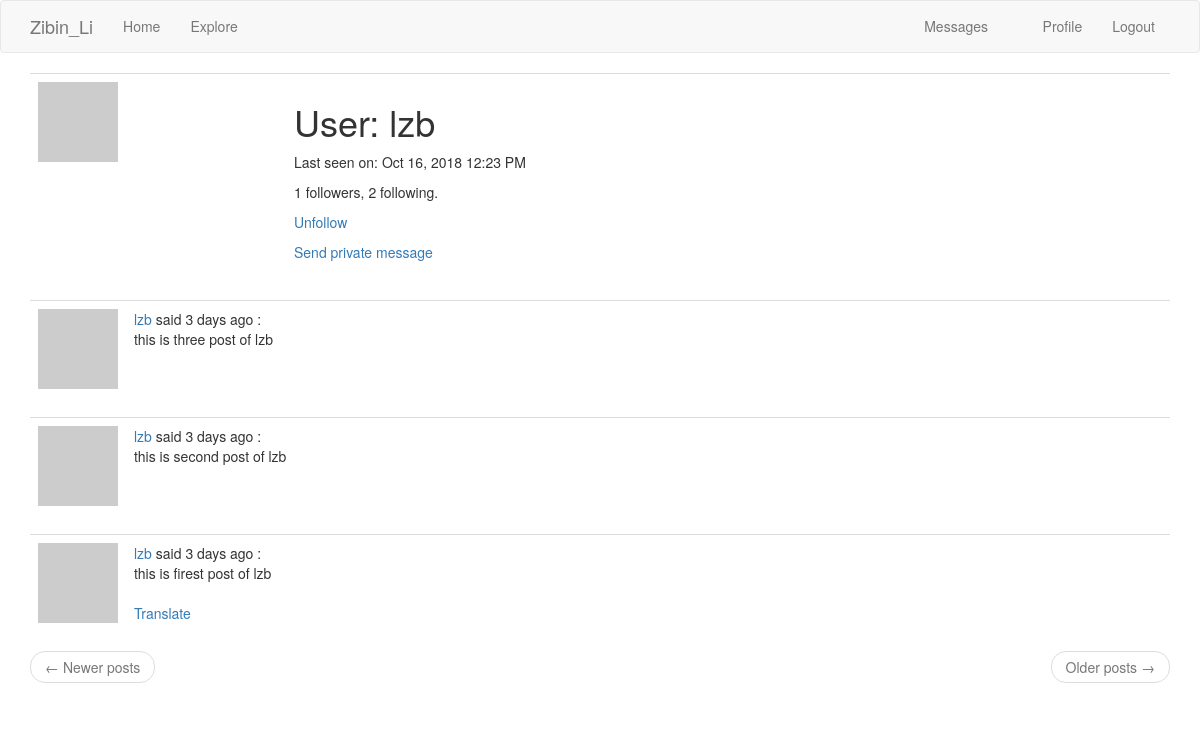
Screenshot of /user/lzb (signed in) with the database file from the repository.
### app/models.py (models this page shows, shortened)
class PaginatedAPIMixin(object):
    @staticmethod
    def to_collection_dict(query, page, per_page, endpoint, **kwargs):
        resources = query.paginate(page, per_page, False)
        data = {
            'items': [item.to_dict() for item in resources.items],
            '_meta': {
                'page': page,
                'per_page': per_page,
                'total_pages': resources.pages,
                'total_items': resources.total
            },
            '_links': {
                'self': url_for(endpoint, page=page, per_page=per_page,
                                **kwargs),
                'next': url_for(endpoint, page=page + 1, per_page=per_page,
                                **kwargs) if resources.has_next else None,
                'prev': url_for(endpoint, page=page - 1, per_page=per_page,
                                **kwargs) if resources.has_prev else None
            }
        }
        return data

class User(PaginatedAPIMixin, UserMixin, db.Model):
    id = db.Column(db.Integer, primary_key=True)
    username = db.Column(db.String(64), index=True, unique=True)
    email = db.Column(db.String(120), index=True, unique=True)
    password_hash = db.Column(db.String(128))
    about_me = db.Column(db.String(14))
    last_seen = db.Column(db.DateTime, default=datetime.utcnow)
    last_message_read_time = db.Column(db.DateTime)
    """this token is use by USER API"""
    token = db.Column(db.String(32), index=True, unique=True)
    token_expiration = db.Column(db.DateTime)
    """ define TABLE-posts AND TABLE-user Relationship"""
    posts = db.relationship('Post', backref='author', lazy='dynamic')
    """ define TABLE-follower AND TABLE-user Relationship"""
    followed = db.relationship(
        'User', secondary=followers,
        primaryjoin=(followers.c.follower_id == id),
        secondaryjoin=(followers.c.followed_id == id),
        backref = db.backref('followers', lazy='dynamic'), lazy='dynamic')
    """ define TABLE-message AND TABLE-user Relationship"""
    messages_sent = db.relationship('Message',
                                    foreign_keys='Message.sender_id',
                                    backref='author', lazy='dynamic')
    messages_received = db.relationship('Message',
                                        foreign_keys='Message.recipient_id',
                                        backref='recipient', lazy='dynamic')
    """ define TABLE-message AND TABLE-user Relationship"""
    notifications = db.relationship('Notification',
                                    backref='user', lazy='dynamic')
    """ define TABLE-task AND TABLE-user Relationship"""
    tasks = db.relationship('Task', backref='user', lazy='dynamic')
    def avatar(self, size):
        digest = md5(self.email.lower().encode('utf-8')).hexdigest()
        return 'https://www.gravatar.com/avatar/{}?d=identicon&s={}'.format(
            digest, size)
    def is_following(self, user):
        return self.followed.filter(followers.c.followed_id == user.id).count() > 0
    def new_messages(self):
        last_read_time = self.last_message_read_time or datetime(1900, 1, 1)
        return Message.query.filter_by(recipient=self).filter(
            Message.timestamp > last_read_time).count()
    def get_tasks_in_progress(self):
        return Task.query.filter_by(user=self, complete=False).all()

class SearchableMixin(object):
    @classmethod
    def before_commit(cls, session):
        session._changes = {
            'add': list(session.new),
            'update': list(session.dirty),
            'delete': list(session.deleted)
        }
    @classmethod
    def after_commit(cls, session):
        for obj in session._changes['add']:
            if isinstance(obj, SearchableMixin):
                add_to_index(obj.__tablename__, obj)
        for obj in session._changes['update']:
            if isinstance(obj, SearchableMixin):
                add_to_index(obj.__tablename__, obj)
        for obj in session._changes['delete']:
            if isinstance(obj, SearchableMixin):
                remove_from_index(obj.__tablename__, obj)
        session._changes = None

class Post(SearchableMixin, db.Model):
    id = db.Column(db.Integer, primary_key=True)
    body = db.Column(db.String(140))
    timestamp = db.Column(db.DateTime, index=True, default= datetime.utcnow)
    user_id = db.Column(db.Integer, db.ForeignKey('user.id'))
    language = db.Column(db.String(5))
    __search__ = ['body']

### app/main/routes.py (the view)
@bp.route('/user/<username>')
@login_required
def user(username):
    user = User.query.filter_by(username = username).first_or_404()
    page = request.args.get('page', 1, type= int)
    posts = user.posts.order_by(Post.timestamp.desc()).paginate(
        page, current_app.config['POSTS_PER_PAGE'], False)
    next_url = url_for('main.user', username=username, page=posts.next_num) \
        if posts.has_next else None
    prev_url = url_for('main.user', username=username, page=posts.prev_num) \
        if posts.has_prev else None
    return render_template('user.html', user=user,
                           posts=posts.items, next_url=next_url, prev_url=prev_url)

### app/main/routes.py (called while the page is built)
@bp.before_request
def before_request():
    if current_user.is_authenticated:
        current_user.last_seen = datetime.utcnow()
        db.session.commit()
        g.search_form = Searchform() if current_app.elasticsearch else None
    g.locale = str(get_locale())

### app/models.py (called while the page is built)
@login.user_loader
def load_user(id):
    return User.query.get(int(id))

### app/templates/user.html (shortened to what this page needs)
{% extends "base.html" %}
{% block app_content %}
    <table class="table table-hover">
        <tr>
            <td width="256px"><img src="{{ user.avatar(256) }}"></td>
            <td>
                <h1>{{ _('User') }}: {{ user.username }}</h1>
                {% if user.last_seen %}
                    <p>{{ _('Last seen on')  }}:  {{ moment(user.last_seen).format('lll') }}</p>
                {% endif %}
                <p>{{ user.followers.count() }} {{ _('followers') }}, {{ user.followed.count() }} {{ _('following') }}.</p>
                {% if user == current_user %}
                <p>
                    <a href="{{ url_for('main.edit_profile') }}">
                        {{ _('Edit your profile') }}
                    </a>
                </p>
                {% if not current_user.get_task_in_progress('export_posts') %}
                    <p>
                        <a href="{{ url_for('main.export_posts') }}">
                            {{ _('Export your posts') }}
                        </a>
                    </p>
                {% endif %}
                <p>
                    <br>
                    <a href="{{ url_for('main.change_password') }}">{{ _('Change your password') }}</a>
                </p>
                {% elif not current_user.is_following(user) %}
                <p><a href="{{ url_for('main.follow', username=user.username) }}">{{ _('Follow') }}</a></p>
                {% else %}
                <p><a href="{{ url_for('main.unfollow', username=user.username) }}">{{ _('Unfollow') }}</a></p>
                {% endif %}
                {% if user != current_user %}
                <p>
                    <a href="{{ url_for('main.send_message',
                                        recipient=user.username) }}">
                        {{ _('Send private message') }}
                    </a>
                </p>
                {% endif %}
            </td>
        </tr>
    </table>
    {% for post in posts %}
        {% include '_post.html' %}
    {% endfor %}
    <nav aria-label="...">
        <ul class="pager">
            <li class="previous{% if not prev_url %} disabled{% endif %}">
                <a href="{{ prev_url or '#' }}">
                    <span aria-hidden="true">&larr;</span> {{ _('Newer posts') }}
                </a>
            </li>
            <li class="next{% if not next_url %} disabled{% endif %}">
                <a href="{{ next_url or '#' }}">
                    {{ _('Older posts') }} <span aria-hidden="true">&rarr;</span>
                </a>
            </li>
        </ul>
    </nav>
{% endblock %}

### app/templates/_post.html (shortened to what this page needs)
<table class="table table-hover">
    <tr>
        <td width="70px">
            <a href="{{ url_for('main.user', username = post.author.username) }}" >
                <img src = "{{ post.author.avatar(70) }}">
            </a>
        </td>
        <td>
            {{ _('%(username)s said %(when)s :',
                username=user_link, when=moment(post.timestamp).fromNow()) }}
                <br>
            <span id="post{{ post.id }}">{{ post.body }}</span>
            {% if post.language and post.language!=g.locale %}
                <br><br>
                <span id="translation{{ post.id }}">
                <a href="javascript:translate(
                            '#post{{ post.id }}',
                            '#translation{{ post.id }}',
                            '{{ post.language }}',
                            '{{ g.locale }}');">{{ _('Translate') }}</a>
                </span>
            {% endif %}
        </td>
    </tr>
</table>

### rows the page displays
User: username "lzb", last_seen "Oct 16, 2018 12:23 PM"
Post: body "this is three post of lzb"
Post: body "this is second post of lzb"
Post: body "this is firest post of lzb"

### other values shown
{{ user.followers.count() }} "1"
{{ user.followed.count() }} "2"
